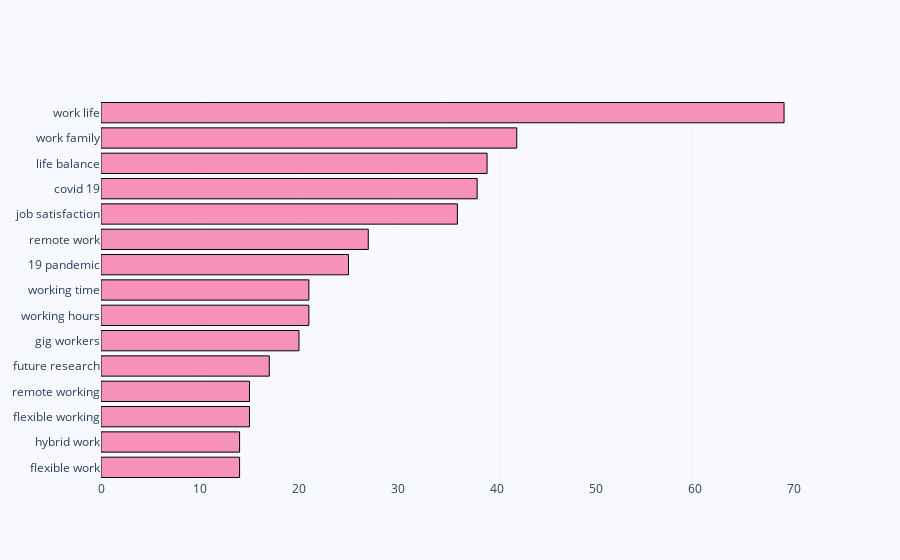

Notebook code for this chart:
### Code cell
# N-Grams
# Arguments: view       = 'notebook', 'browser' ('notebook' -> To plot in your prefered Notebook App. 'browser' -> To plot in your prefered browser window);
#            entry      = 'abs', 'title', 'kwa', or 'kwp'
#            n_grams    = An integer with size n (representing the most common groups of words with size n)
#            stop_words = A list of stopwords to clean the corpus. ['ar', 'bn', 'bg', 'cs', 'en', 'fi', 'fr', 'de', 'el', 'hi', 'he', 'hu', 'it', 'ja', 'ko',  'mr', 'fa', 'pl', 'pt-br', 'ro', 'ru', 'es', 'sv', 'sk', 'zh', 'th', 'uk'];
#                         'ar' = Arabic; 'bn' = Bengali; 'bg' = Bulgarian; 'cs' = Czech; 'en' = English; 'fi' = Finnish; 'fr' = French; 'de' = German; 'el' = Greek; 'he' = Hebrew;'hi' = Hindi; 'hu' = Hungarian; 'it' = Italian;
#                         'ja' = Japanese; 'ko' = Korean; 'mr' =  Marathi; 'fa' =  Persian; 'pl' =  Polish; 'pt-br' = Portuguese-Brazilian; 'ro' = Romanian; 'ru' = Russian; 'es' =  Spanish; 'sk' = Slovak; 'sv' = Swedish;
#                         'zh' = Chinese; 'th' = Thai; 'uk' = Ukrainian
#            rmv_custom_words  = A list of custom stopwords to clean the corpus
#             wordsn           = Number of N-Grams
bibfile.get_top_ngrams(view = 'notebook', entry = 'abs', ngrams = 2, stop_words = ['en'], rmv_custom_words = ['reserved', 'case', 'emerald', 'methodology', 'publishing', 'paper', 'taylor', 'springer', 'igi'], wordsn = 15)

### Figure 1 — Plotly figure (JSON) as saved in the notebook; plotly's stock layout.template omitted (floating-point values rounded to 4 significant figures)
{"data": [{"marker": {"color": "rgba(246, 78, 139, 0.6)", "line": {"color": "black", "width": 1}}, "orientation": "h", "type": "bar", "x": [69, 42, 39, 38, 36, 27, 25, 21, 21, 20, 17, 15, 15, 14, 14], "y": ["work life", "work family", "life balance", "covid 19", "job satisfaction", "remote work", "19 pandemic", "working time", "working hours", "gig workers", "future research", "remote working", "flexible working", "hybrid work", "flexible work"]}], "layout": {"paper_bgcolor": "rgb(248, 248, 255)", "plot_bgcolor": "rgb(248, 248, 255)", "yaxis": {"autorange": "reversed"}}}
